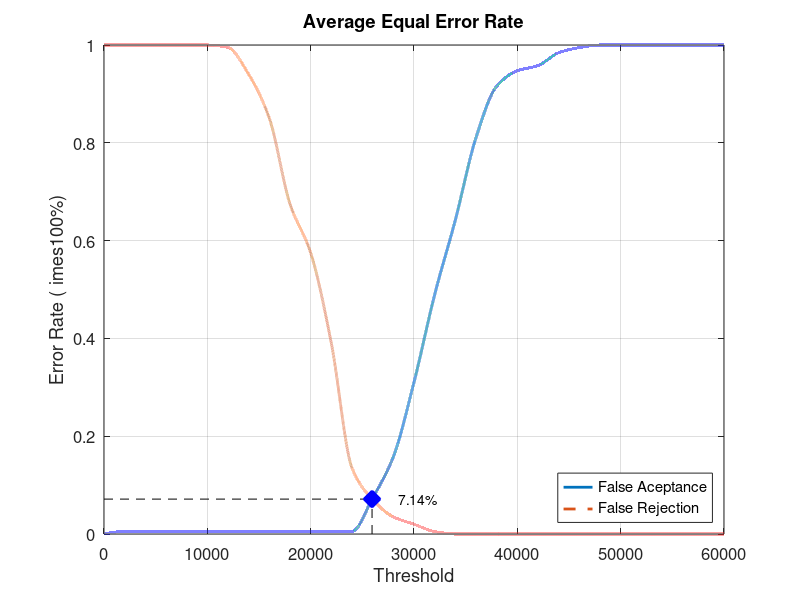
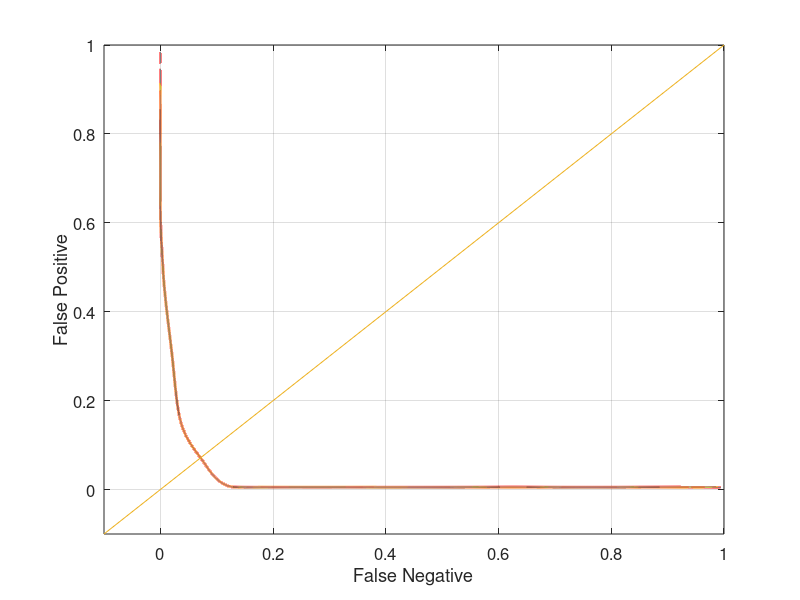

Here is the MATLAB script that generated these plots, in order:
close all;
clear;
clc;
x = 0:2000:60000;
xq = 0:0.5:60000;

y0 = [0 0.00526316 0.00526316 0.00526316 0.00526316 0.00526316 0.00526316 0.00526316 0.00526316 0.00526316 0.00526316 0.00526316 0.00526316 0.0736842 0.157895 0.310526 0.489474 0.642105 0.810526 0.915789 0.947368 0.957895 0.984211 0.994737 1 1 1 1 1 1 1]
yy0 = interp1(x, y0, xq, 'pchip');
y1 = [1 1 1 1 1 1 0.995 0.94 0.85 0.675 0.575 0.39 0.135 0.07 0.035 0.02 0.005 0 0 0 0 0 0 0 0 0 0 0 0 0 0]
yy1 = interp1(x, y1, xq, 'pchip');

% Calculating EER: 
y2 = abs(y0 - y1);
find(y2 == min(y2))
yy2 = abs(yy0 - yy1);
xEER = find(yy2 == min(yy2));
xEERIndex = xq(xEER) % X-axis EER
yEER = yy0(xEER) % Y-axis EER

main = figure
plot(xq, yy0,'-','LineWidth', 2);	hold on
plot(xq, yy1,'--','LineWidth', 2);	hold on
plot([xEERIndex xEERIndex], [0 yEER], 'k--');	hold on
plot([0 xEERIndex], [yEER yEER], 'k--');	hold on
plot(xEERIndex, yEER, 'bx', 'LineWidth', 10);	hold on
text(xEERIndex + 10 * xEERIndex / 100, yEER, [num2str(round((10000 * yEER)) / 100) '%'])
legend('False Aceptance', 'False Rejection', 'Location', 'SouthEast')
xlabel('Threshold')
ylabel('Error Rate (	imes100%)')
title('Average Equal Error Rate')
set(gca, 'FontSize', 12)
axis([0 60000 0 1])
grid on

print(main, 'Database2_1Main', '-dpng');
FNRxFPR = figure('Color', [1 1 1]);
plot(yy1, yy0, '-', yy1, yy0, 'LineWidth', 2);
hold on
y = -0.1:0.1:1
plot(y, y); 
set(gca, 'FontSize', 12)
xlabel('False Negative')
ylabel('False Positive')
axis([-0.1 1 -0.1 1])
set(gca, 'FontSize', 12)
grid on

print(FNRxFPR, 'Database2_1FNRxFPR','-dpng');
